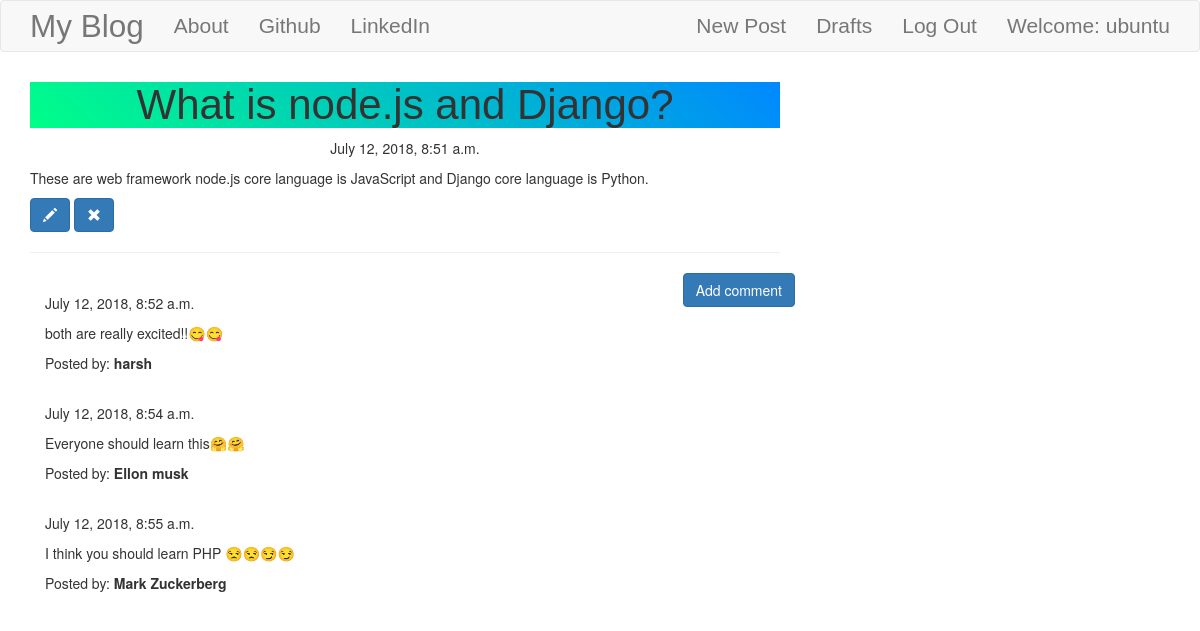
The page /post/5 (signed in) on the database its author committed.
### app/models.py (models this page shows, shortened)
class Post(models.Model):
    author = models.ForeignKey('auth.User')
    title = models.CharField(max_length=200)
    text = models.TextField()
    created_date = models.DateTimeField(default=timezone.now)
    published_date = models.DateTimeField(blank=True,null=True)

class Comment(models.Model):
    post = models.ForeignKey('app.Post',related_name='comments')
    author = models.CharField(max_length=200)
    text = models.TextField()
    created_date = models.DateTimeField(default=timezone.now)
    approved_comment= models.BooleanField(default=False)

### app/views.py (the view)
# urls.py: url(r'^post/(?P<pk>\d+)$', views.PostDetailView.as_view(), name='post_detail'),
class PostDetailView(DetailView):
    model = Post

### app/templates/app/post_detail.html (shortened to what this page needs)
{% extends 'app/base.html' %}
{% block content %}
        <h1 class='posttitle loader'>{{ post.title }}</h1>
        {% if post.published_date %}
            <div class="date postdate">
                {{ post.published_date }}
            </div>
        {% else %}
            <a class="btn btn-default" href="{% url 'post_publish' pk=post.pk %}">Publish</a>
        {% endif %}
      <p class='postcontent' >{{ post.text|safe|linebreaksbr }}</p>
      {% if user.is_authenticated %}
          <a class="btn btn-primary" href="{% url 'post_edit' pk=post.pk %}"><span class="glyphicon glyphicon-pencil"></span></a>
          <a class="btn btn-primary" href="{% url 'post_remove' pk=post.pk %}"><span class="glyphicon glyphicon-remove"></span></a>
      {% endif %}
  <hr>
  <a class="btn btn-primary btn-comment" href="{% url 'add_comment_to_post' pk=post.pk %}">Add comment</a>
  <div class="container">
  {% for comment in post.comments.all %}
  <br>
      {% if user.is_authenticated or comment.approved_comment %}
              {{ comment.created_date }}
          <p>{{ comment.text|safe|linebreaks }}</p>
          <p>Posted by: <strong>{{ comment.author }}</strong></p>
      {% endif %}
  {% empty %}
      <p>No comments posted.</p>
  {% endfor %}
</div>
{% endblock %}

### app/templates/app/base.html (shortened to what this page needs)
<!DOCTYPE html>
{% load staticfiles %}
<html lang="en">
<head>
    <link rel="stylesheet" href="https://maxcdn.bootstrapcdn.com/bootstrap/3.3.6/css/bootstrap.min.css">
    <link rel="stylesheet" href="//cdn.jsdelivr.net/npm/medium-editor@latest/dist/css/medium-editor.min.css" type="text/css" media="screen" charset="utf-8">
    <link rel="stylesheet" href="{% static 'css/blog.css' %}" type="text/css" />
</head>
<body >
    <nav  class="navbar navbar-default techfont custom-navbar" >
        <div class="container">
            <ul class="nav navbar-nav">
                <li><a class='navbar-brand bigbrand' href="{% url 'post_list' %}">My Blog</a></li>
                <li><a href="{% url 'about' %}">About</a></li>
                <li><a href="https://www.github.com">Github</a></li>
                <li><a href="https://www.linkedin.com">LinkedIn</a></li>
            </ul>
            <ul class="nav navbar-nav navbar-right">
                {% if user.is_authenticated %}
                <li>
                    <a href="{% url 'post_new' %}">New Post</a>
                </li>
                <li>
                    <a href="{% url 'post_draft_list' %}">Drafts</a>
                </li>
                <li>
                    <a href="{% url 'logout' %}">Log Out </a>
                </li>
                <li>
                    <a>Welcome: {{ user.username }} </a>
                </li>
                    {% else %}
                    <li><a class="nav navbar-right" href="{% url 'login' %}"><span class="glyphicon glyphicon-user"></span></a></li>
                {% endif %}
            </ul>
        </div>
    </nav>
    <div  class="content container">
        <div class="row">
            <div class="col-md-8">
                <div class="blog_posts">
                    {% block content %}
                    {% endblock %}
                </div>
            </div>
        </div>
    </div>
</body>
</html>

### app/static/css/blog.css (style rules this page uses)
.techfont { font-family:'Rusddo One',sans-serif; font-size:1.5em; margin-bottom:10px; }
.bigbrand { font-size:1.5em; }
.postdate { text-align:center ; }
.posttitle { font-family:'Rusddo One',sans-serif; font-size:3em; text-align:center; }
.postcontent { font-family:'Montserrat'; font-size:1.5em; }
.btn-comment { position: absolute; right:0px; }
.loader { filter:hue-rotate(0deg); background:linear-gradient(45deg,#0f8,#08f); animation:hue 10000ms infinite linear; }

### rows shown on the page
Post: title "What is node.js and Django?", published_date "July 12, 2018, 8:51 a.m.", text "These are web framework node.js core language is JavaScript and Django core language is Python."
Comment: created_date "July 12, 2018, 8:52 a.m.", text "both are really excited!!😋😋", author "harsh"
Comment: created_date "July 12, 2018, 8:54 a.m.", text "Everyone should learn this🤗🤗", author "Ellon musk"
Comment: created_date "July 12, 2018, 8:55 a.m.", text "I think you should learn PHP 😒😒😏😏", author "Mark Zuckerberg"

### other values the page prints
{{ user.username }} "ubuntu"
